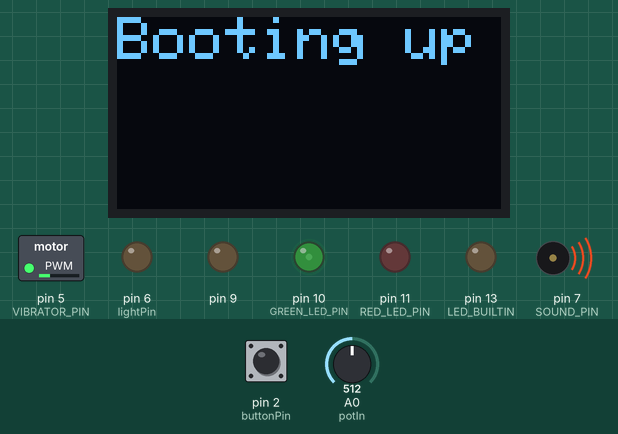
Recording of a sketch running on a simulated Arduino Uno, built with avr-gcc and run on an emulated ATmega328P. On the bench: 128×64 one-colour display, switched loads named in the sketch (green lamp = pin HIGH), output pins drawn as LEDs (lit = HIGH), buzzer (waves = sounding). Dashed ring = blinking. The inputs (shaded band) are chosen by the test bench; at power-on: A0 (potIn) = 512, pin 2 (buttonPin) HIGH. Random numbers use the default seed unless the sketch sets one; what the sketch prints to the serial monitor is not drawn.

Above: at 0.3 s.
7.0 s: A0 (potIn) set to 945
At 9.0 s:
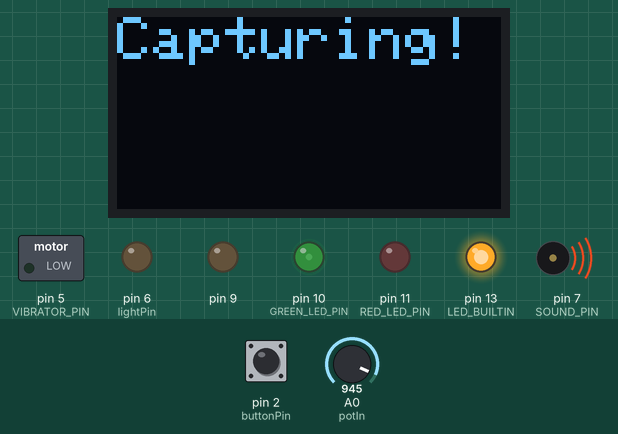
At 14.52 s:
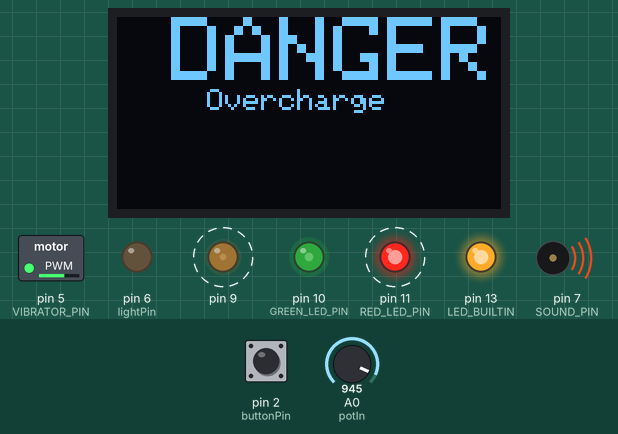
15.4 s: A0 (potIn) set to 918
At 15.61 s:
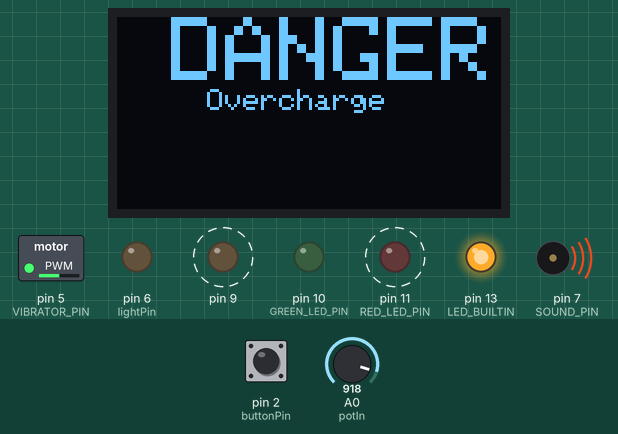
Timing chart, 0 to 27.4 s (numbered marks = the images above; inputs shaded):
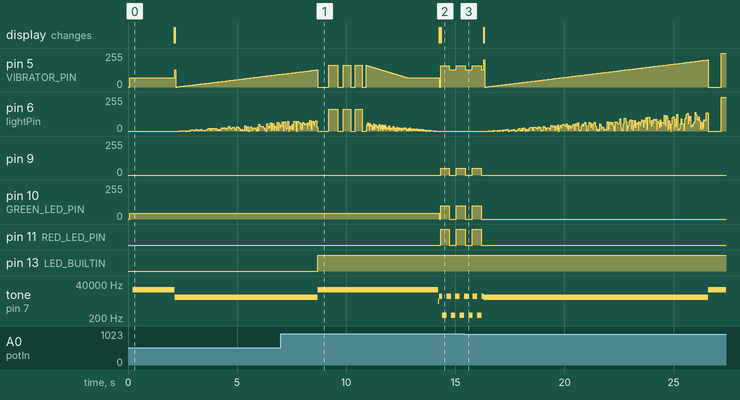

The sketch:

outilNarrativisteUniversel.ino
```cpp
#include <Adafruit_SSD1306.h>

const int buttonPin = 2;
const int lightPin = 6;
const int potIn = A0;

#define VIBRATOR_PIN 5
#define SOUND_PIN 7
#define GREEN_LED_PIN 10
#define RED_LED_PIN 11


#define ANALYSIS_DURATION 5000
#define MAX_VIBRATION_PASSIVE_MOD 160

#define DANGER_THRESHOLD 230

long lastUpdatePowerLevel = millis();
long timeStartProcessing = 0;

//the other side of the button should be connected to ground
Adafruit_SSD1306 display(4);

bool dangerMessageIsBeingDisplayed = false;

String currentAnalyzis = "";

bool hasTriggerButtonBeenFired = false;

void setupBouton()
{
    pinMode(SOUND_PIN, OUTPUT);
  pinMode(buttonPin, INPUT_PULLUP);
  pinMode(lightPin, OUTPUT);
  pinMode(LED_BUILTIN, OUTPUT);

  pinMode(9, OUTPUT);
  pinMode(10, OUTPUT);
  pinMode(RED_LED_PIN, OUTPUT);
  pinMode(VIBRATOR_PIN, OUTPUT);


}
long lastPositive = millis()-10000;
long bootupTime = millis();
void setup() {
  //start serial connection
  Serial.begin(115200);

  setupBouton();

  pinMode(potIn, INPUT);
  display.begin(SSD1306_SWITCHCAPVCC, 0x3C);
  display.clearDisplay();
  lastPositive = millis();
  display.setTextColor(WHITE);
  display.setCursor(0,0);
  display.setTextSize(2);
  display.println("Booting up");
  display.setTextColor(BLACK, WHITE); // 'inverted' text
  display.display();
}

bool isTriggered()
{
  return lastPositive +  100 > millis();
}

void showIsCapturing()
{
  display.clearDisplay();
  display.setTextColor(WHITE);
  display.setCursor(0,0);
  display.setTextSize(2);
  display.println("Capturing!");
  display.setTextColor(BLACK, WHITE); // 'inverted' text
  display.display();
}


void showAnalyzing()
{
  display.clearDisplay();

  display.setTextColor(WHITE);
  display.setCursor(0,0);
  display.setTextSize(2);
  display.println("Processing...");
  display.display();
}

void showPower(int powerLevel, bool isDanger)
{
  display.clearDisplay();
  display.setTextColor(WHITE);
  display.setCursor(0,0);
  display.setTextSize(2);
  display.println("Power\n"+String(map(powerLevel,0,255,0,100))+"%");
display.display();
}

void showDanger()
{
  display.clearDisplay();
    display.setTextColor(WHITE);
    display.setCursor(0,0);

    display.setTextSize(3);
    display.println(" DANGER");


    display.setTextSize(1);
    display.println("     Overcharge");

    display.display();
}
void showResult()
{

  display.clearDisplay();

  display.setTextColor(WHITE);
  display.setCursor(0,0);
  display.setTextSize(2);
  if(hasTriggerButtonBeenFired)
    display.println("Result:");
  else
    display.println("No result");
  display.println(currentAnalyzis);
  display.setTextColor(BLACK, WHITE); // 'inverted' text

  display.display();
}

bool isCapturingData()
{
  return isTriggered();
}

bool isAnalyzing()
{
  return hasTriggerButtonBeenFired &
  lastPositive + ANALYSIS_DURATION > millis();
}

int powerLevel = 0;
bool isPowerDangerous()
{
  return powerLevel > DANGER_THRESHOLD;
}
long lastUpdateDisplayPowerLevel = millis();

bool powerSetupTime = true;

int currentSoundPitch=300;
long triggeredLastSound = millis();

bool high = false;
void updateSound()
{
  if(powerLevel > DANGER_THRESHOLD)
  {
    if(millis()%400 < 200)
      tone(SOUND_PIN,300);
    else tone(SOUND_PIN,6000);
  }
  else
  {
  /*if(powerLevel > DANGER_THRESHOLD/2)
  {*/
    if(triggeredLastSound +
    map(powerLevel, 0,DANGER_THRESHOLD, 10000,500)
     < millis())
    {
    tone(SOUND_PIN,map(powerLevel, 0, DANGER_THRESHOLD, 5000,1000));
    triggeredLastSound = millis();
    }
    else if(triggeredLastSound + 200 < millis())
     tone(SOUND_PIN,16000);
  }
}

long lastTimeWarningForDanger = millis();
void loopPower()
{
  updateSound();

  if(millis() < lastUpdatePowerLevel +40) return;

  int currentPowerLevel= map(analogRead(potIn),0,1024,0,255);

  if(abs(currentPowerLevel - powerLevel) > 20 || powerSetupTime)
  {
    powerLevel = currentPowerLevel;
    powerSetupTime = false;
    showPower(powerLevel, isPowerDangerous());
    lastUpdatePowerLevel = millis();
    analogWrite(9, 0);
    if(isPowerDangerous())
    {
    analogWrite(10, 0);
    analogWrite(RED_LED_PIN, 0);
    analogWrite(VIBRATOR_PIN, 0);
    }
    else{
    analogWrite(10, map(DANGER_THRESHOLD-powerLevel, 0,DANGER_THRESHOLD,0,100));

    if(powerLevel > DANGER_THRESHOLD*0.8)
        analogWrite(RED_LED_PIN, 255);

    analogWrite(VIBRATOR_PIN, map(powerLevel, 0,DANGER_THRESHOLD,0,(MAX_VIBRATION_PASSIVE_MOD*8)/10));

    }
    return;
  }

  if(isPowerDangerous())
  {
    if(millis() > lastTimeWarningForDanger + 700)
    {
      showDanger();
      analogWrite(9, 50);
      analogWrite(10, 100);
      analogWrite(RED_LED_PIN, 255);
      analogWrite(VIBRATOR_PIN, MAX_VIBRATION_PASSIVE_MOD);
      lastTimeWarningForDanger = millis();
      dangerMessageIsBeingDisplayed = true;
    }
    if(millis() > lastTimeWarningForDanger + 400)
    {
      analogWrite(9, 0);
      analogWrite(10, 0);
      analogWrite(RED_LED_PIN, 0);
      int maxVib = MAX_VIBRATION_PASSIVE_MOD;
      analogWrite(VIBRATOR_PIN, maxVib*8/10);
      dangerMessageIsBeingDisplayed = false;
    }
  }

}


int getVibrationLevelGivenPower()
{
  if(powerLevel < DANGER_THRESHOLD)
  return map(powerLevel,(int)0, DANGER_THRESHOLD,0 ,MAX_VIBRATION_PASSIVE_MOD);
  else return MAX_VIBRATION_PASSIVE_MOD;
}

void loopButton(int powerLevel)
{
  if( millis() < lastUpdatePowerLevel + 2000)
    return;
  if(isAnalyzing())
  {
    if(!dangerMessageIsBeingDisplayed)
      showAnalyzing();
  }
  else if(!dangerMessageIsBeingDisplayed)
    showResult();

  int sensorVal = digitalRead(buttonPin);
  if (sensorVal == HIGH)
  {
    lastPositive = millis();
    hasTriggerButtonBeenFired = true;
  }

    if(isTriggered())
    {
       showIsCapturing();
       currentAnalyzis = String(random());
      Serial.println("triggerded!");

      long start = millis();

       tone(SOUND_PIN,5000);

       int maxPowerReached = map(
        getVibrationLevelGivenPower(),0,MAX_VIBRATION_PASSIVE_MOD,
        50,255);
       int maxPowerReachedDuringBootup = maxPowerReached*0.6;

       analogWrite(VIBRATOR_PIN, maxPowerReached*0.8 );
       delay(40);

       //ramping up
      for(int i = 0 ; i < maxPowerReached ; i++)
      {
              analogWrite(VIBRATOR_PIN, i*0.8);
              analogWrite(lightPin, random(i*0.6));
              delay(40);

      }

      tone(SOUND_PIN,16000);
    digitalWrite(LED_BUILTIN, HIGH);

  analogWrite(lightPin, 0);
           analogWrite(VIBRATOR_PIN, 0);
    delay(200);

    int nbFlashes = powerLevel / 50 +1;
      for(int i = 0 ; i < nbFlashes ; i++)
      {
        analogWrite(lightPin, 0);
           analogWrite(VIBRATOR_PIN, 0);
            delay(100+random(300));
           analogWrite(lightPin, maxPowerReached);
           analogWrite(VIBRATOR_PIN, maxPowerReached);
           delay(100+random(500));

      }

       analogWrite(lightPin, 0);
           analogWrite(VIBRATOR_PIN, 0);
    delay(200);

      for(int i = maxPowerReached ; i >= 0 ; i--)
      {
        if(i >= getVibrationLevelGivenPower()*0.8)
              analogWrite(VIBRATOR_PIN, i);

        analogWrite(lightPin, random(i*0.8*powerLevel/255));
        delay(20);
      }
  } else {
     digitalWrite(lightPin, LOW);
  }
}

void loop() {
  loopPower();
  loopButton(powerLevel);

    if(millis() < 1000 + bootupTime)
    {
  display.clearDisplay();
       display.setTextColor(WHITE);
  display.setCursor(0,0);
  display.setTextSize(2);
  display.println("Booting up");
  display.setTextColor(BLACK, WHITE); // 'inverted' text
  display.display();
    }
}
```

Measured:
- the behaviour switches between 928 and 927 on A0 (potIn) (found by bisection; images 2 and 3)
- after the input at 7.0 s, pin 9: 0/255 → 50/255 after 7.3 s, → 0/255 0.40 s later, → 50/255 0.33 s later; pin 10 (GREEN_LED_PIN): 44/255 → 0/255 after 7.3 s, → 100/255 0.07 s later, → 0/255 0.40 s later, → 100/255 0.33 s later
- by itself, tone on pin 7 (SOUND_PIN): plays 6000 Hz for 0.20 s, 300 Hz for 0.20 s, 6000 Hz for 0.20 s, 300 Hz for 0.20 s, 6000 Hz for 0.11 s, 5000 Hz for 10.3 s … (7 notes in this stretch)
